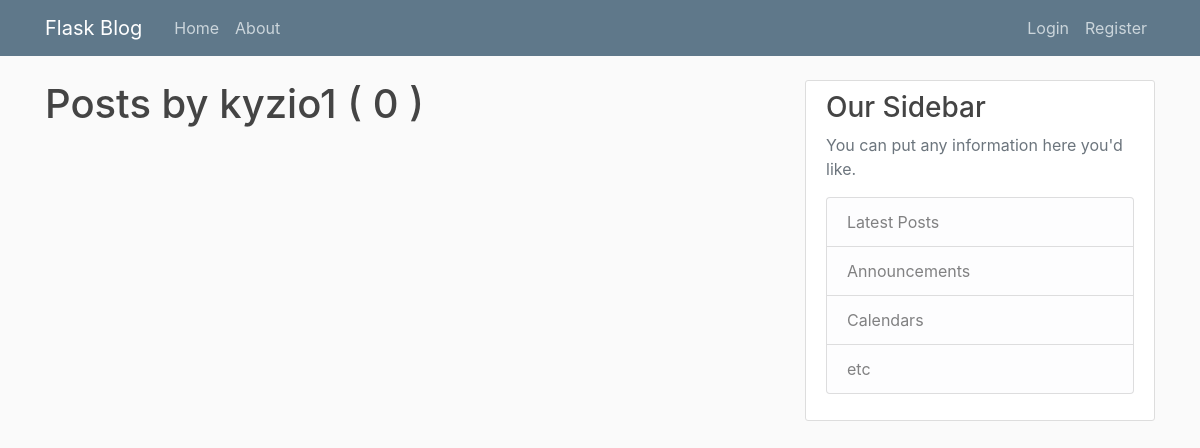
Page /user/kyzio1 on the earlier database version.
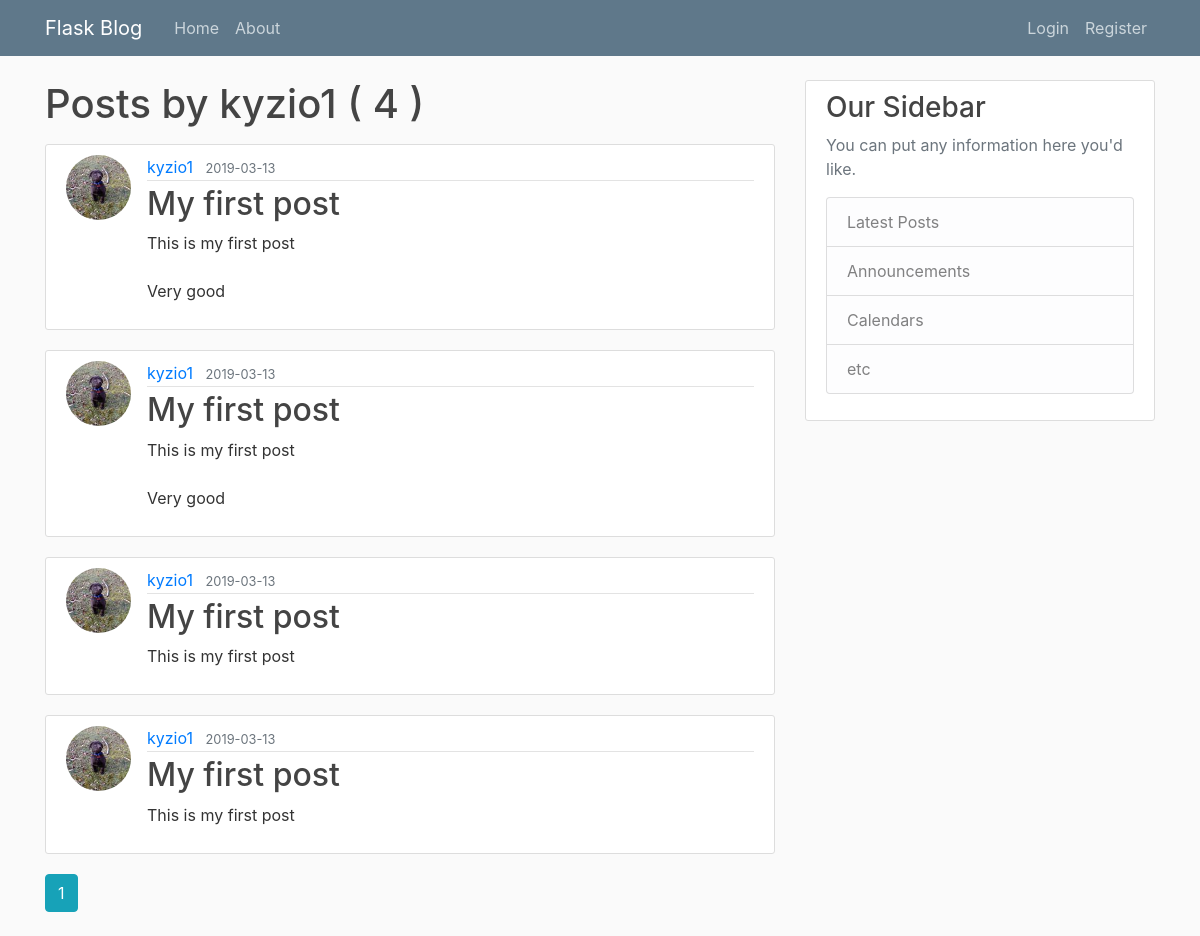
Same page on the later database version.
### flaskblog/models.py (models this page shows, shortened)
class Post(db.Model):
    id = db.Column(db.Integer, primary_key=True) #
    title = db.Column(db.String(100), nullable=False)
    date_posted = db.Column(db.DateTime, nullable=False, default = datetime.utcnow) # datetime.utcnow is without parenthis () because we want to pass function (not a value of this executed function)
    content = db.Column(db.Text, nullable=False)
    user_id = db.Column(db.Integer, db.ForeignKey('user.id'), nullable=False)

class User(db.Model, UserMixin):
    id = db.Column(db.Integer, primary_key=True) #user ID is an integer and this will be our pirimary_key
    username = db.Column(db.String(20), unique=True, nullable=False) #we assumed that username will be max 20 character long. username must be unique and cannot have value NULL
    email = db.Column(db.String(120), unique=True, nullable=False) #we assumed that email will be max 120 character long. email must be unique and cannot have value NULL
    image_file = db.Column(db.String(20), nullable=False, default='default.jpg') #we assumed that user profile picture name will be max 20 character long.
    password = db.Column(db.String(60), nullable=False)
    posts = db.relationship('Post', backref='author', lazy=True)

### flaskblog/users/routes.py (the view)
@users.route("/user/<string:username>")
def user_posts(username):
    page = request.args.get('page', 1, type=int) # default page is page '1', type int is for
    user = User.query.filter_by(username = username).first_or_404() #If you will get None then return code 404
    posts = Post.query.filter_by(author=user)\
        .order_by(Post.date_posted.desc())\
        .paginate(page=page, per_page=5) #create post variable that will use paginate and order posts (latest first)
    return render_template('user_posts.html', posts= posts, user=user)

### flaskblog/templates/user_posts.html (shortened to what this page needs)
{% extends "layout.html" %}
{% block content %}
    <h1 class="mb-3"> Posts by {{ user.username }} ( {{ posts.total }} ) </h1>
    {% for post in posts.items %}
        <article class="media content-section">
          <img class="rounded-circle article-img" src="{{ url_for('static', filename = 'profile_pics/' + post.author.image_file) }}">
          <div class="media-body">
            <div class="article-metadata">
              <a class="mr-2" href=" {{ url_for('users.user_posts', username= post.author.username) }} ">{{ post.author.username }}</a>
              <small class="text-muted">{{ post.date_posted.strftime('%Y-%m-%d') }}</small>
            </div>
            <h2><a class="article-title" href="{{ url_for('posts.post', post_id = post.id) }}">{{ post.title }}</a></h2>
            <p class="article-content">{{ post.content }}</p>
          </div>
        </article>
    {% endfor %}
    {% for page_num in posts.iter_pages(left_edge=1, right_edge=1, left_current=1, right_current=2) %}
        {% if page_num %}
            {% if posts.page == page_num %}
                <a class = "btn btn-info mb-4" href="{{ url_for('users.user_posts', username=user.username, page = page_num)}}">{{ page_num}}</a>
            {% else %}
                <a class = "btn btn-outline-info mb-4" href="{{ url_for('users.user_posts', username=user.username, page = page_num)}}">{{ page_num}}</a>
            {% endif %}
        {% endif %}
    {% endfor %}
{% endblock content %}

Differences in the rows shown:
added Post: image_file (picture), author.username "kyzio1", date_posted "2019-03-13", title "My first post", content "This is my first post Very good"
added Post: image_file (picture), author.username "kyzio1", date_posted "2019-03-13", title "My first post", content "This is my first post Very good"
added Post: image_file (picture), author.username "kyzio1", date_posted "2019-03-13", title "My first post", content "This is my first post"
added Post: image_file (picture), author.username "kyzio1", date_posted "2019-03-13", title "My first post", content "This is my first post"
Other differences:
{{ posts.total }}: "0" → "4"
new list line: "1"
